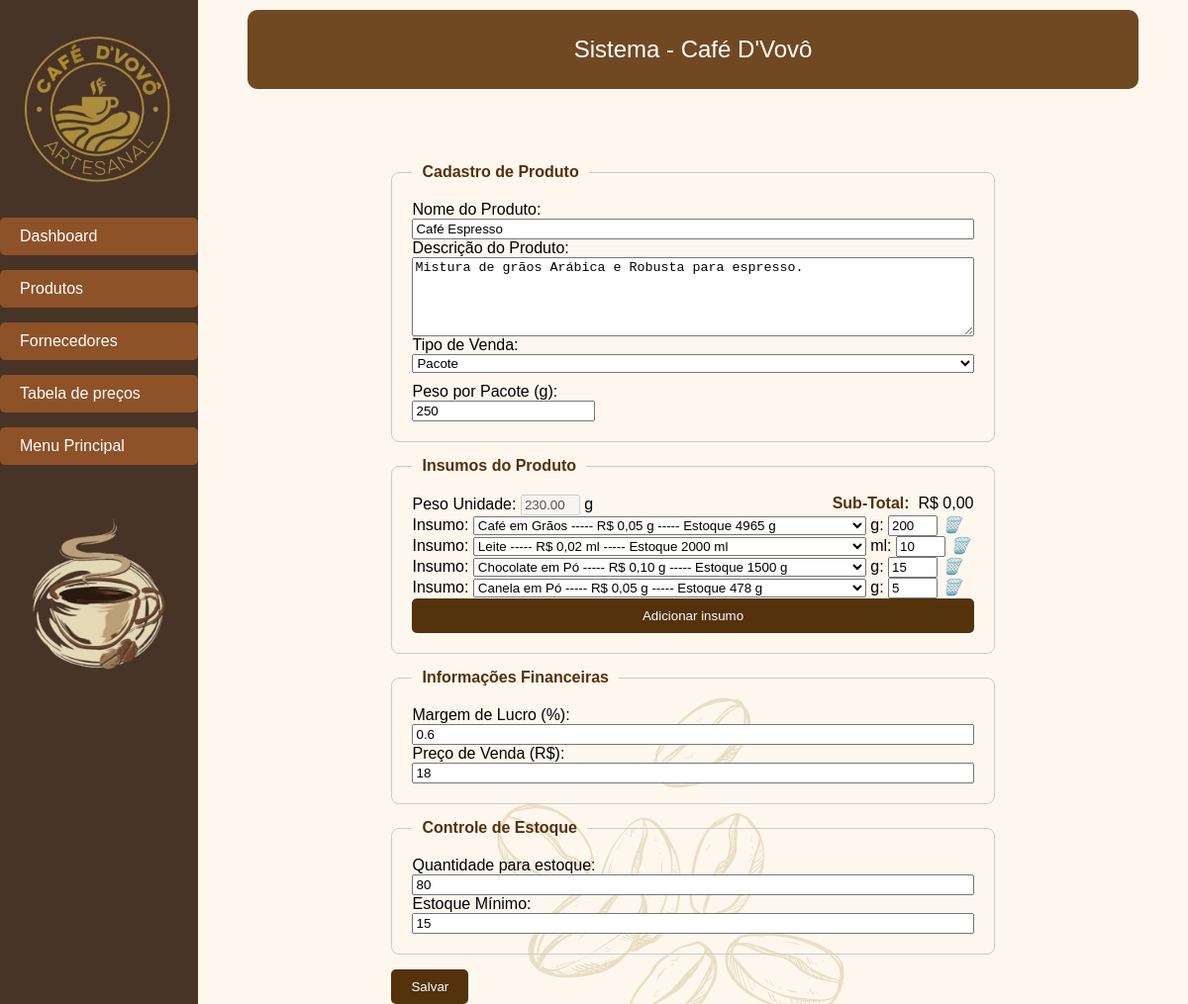
Page /public/cadastro-produtos/editar-produto/index.php?id=3 on the committed database.
### tables this page shows
CREATE TABLE `produto` (
  `produto_id` int(11) NOT NULL,
  `imagem` longblob NOT NULL,
  `tipo_imagem` varchar(255) NOT NULL,
  `nome` varchar(45) NOT NULL,
  `categoria` varchar(45) NOT NULL,
  `descricao` varchar(255) NOT NULL,
  `tipo` varchar(45) NOT NULL,
  `peso` float NOT NULL,
  `custo` float NOT NULL,
  `margem_lucro` float NOT NULL,
  `preco_venda` float NOT NULL,
  `estoque_atual` int(11) NOT NULL,
  `estoque_minimo` int(11) NOT NULL,
  `data_validade` varchar(45) NOT NULL,
  `data_cadastro` varchar(45) NOT NULL
);

CREATE TABLE `produto_insumo` (
  `produto_id` int(11) NOT NULL,
  `insumo_id` int(11) NOT NULL,
  `qntd_insumo` int(11) NOT NULL
);

CREATE TABLE `insumo` (
  `insumo_id` int(11) NOT NULL,
  `nome` varchar(45) NOT NULL,
  `unidade_medida` varchar(45) NOT NULL,
  `custo_unitario` float NOT NULL,
  `custo_total` float NOT NULL,
  `estoque_atual` int(11) NOT NULL,
  `data_validade` varchar(35) NOT NULL,
  `data_cadastro` varchar(45) NOT NULL
);

### public/cadastro-produtos/editar-produto/index.php (the view, shortened to what this page needs)
<!DOCTYPE html>
<html lang="pt-BR">
<head>
    <link rel="stylesheet" href="../../assets/css/main.css">
    <link rel="stylesheet" href="../../assets/css/cadastrar-produtos/forms-style.css">
    <link rel="stylesheet" href="../../assets/css/cadastrar-produtos/tabs-style.css">
    <link rel="stylesheet" href="../../assets/css/cadastrar-produtos/modal-style.css">
    <link rel="stylesheet" href="../../assets/css/cadastrar-produtos/confirmar-style.css">
</head>
<body>
    <?php
        include('../../../includes/produtos-sidebar.php');
        include('../../../includes/topbar.php');
        $produto_id = $_GET['id'];
        $conn = dbConnection();
        $sql = "SELECT * FROM produto WHERE produto_id = ?";
        $stmt_product = $conn->prepare($sql);
        $stmt_product->bind_param("i", $produto_id);
        $stmt_product->execute();
        $result_product = $stmt_product->get_result();
        $row_product = $result_product->fetch_assoc();
    ?>
    <main class="content">
        <form id="formulario-geral" method="post" action="../../../serverside/controllers/produtos/alterar-produto.php" enctype="multipart/form-data">
            <fieldset class="fieldset">
                <legend>Cadastro de Produto</legend>
                <label for="nome-produto">Nome do Produto:</label>
                <input type="text" name="nome-produto" id="nome-produto" value="<?php echo htmlspecialchars($row_product['nome']); ?>">
                <label for="descricao-produto">Descrição do Produto:</label>
                <textarea name="descricao-produto" id="descricao-produto"><?php echo htmlspecialchars($row_product['descricao']); ?></textarea>
                <label for="tipo-venda">Tipo de Venda:</label>
                <select name="tipo-venda" id="tipo-venda">
                    <option value="pacote" <?php echo ($row_product['tipo'] == 'pacote') ? 'selected' : ''; ?>>Pacote</option>
                </select>
                <div id="opcoes-pacote" class="tipo-venda-opcoes">
                    <label for="peso-por-pacote">Peso por Pacote (g):</label>
                    <input type="number" name="peso-por-pacote" id="peso-por-pacote" step="1" value="<?php echo $row_product['peso']; ?>">
                </div>
            </fieldset>
            <fieldset class="fieldset">
                <legend>Insumos do Produto</legend>
                <div class="div-insumo-pesototal-subtotal">
                    <div>
                        <label>Peso Unidade:</label>
                        <input style="width: 60px" type="text" id="peso-total" name="peso-total" disabled> g
                    </div>
                    <div>
                        <span id="span-subtotal">Sub-Total:&nbsp;</span>
                        <span id="span-subtotal-valor">R$ 0,00</span>
                    </div>
                </div>
                <div id="div-insumos">
                    <?php
                        $conn = dbConnection();
                        $sqlInsumos = "SELECT * FROM insumo";
                        $resultInsumos = $conn->query($sqlInsumos);
                        $insumosDisponiveis = [];
                        while ($rowInsumo = $resultInsumos->fetch_assoc()) {
                            $insumosDisponiveis[] = $rowInsumo;
                        }
                        $sqlProdutoInsumo = "SELECT pi.*, i.nome, i.unidade_medida, i.estoque_atual, i.custo_unitario
                                            FROM produto_insumo pi
                                            JOIN insumo i ON pi.insumo_id = i.insumo_id
                                            WHERE pi.produto_id = ?";
                        $stmt = $conn->prepare($sqlProdutoInsumo);
                        $stmt->bind_param("i", $produto_id);
                        if($stmt) {
                            $stmt->execute();
                            $result = $stmt->get_result();
                        }
                        $index = 0;
                        while ($row = $result->fetch_assoc()) { ?>
                            <div class="insumo" id="insumo-<?php echo $index; ?>">
                                <label for="insumo-<?php echo $row['insumo_id']; ?>">Insumo:</label>
                                <select style="width: 70%;" class="insumo-select" id="insumo" name="insumo[]">
                                    <?php foreach ($insumosDisponiveis as $insumo) { ?>
                                        <option value="<?php echo $insumo['insumo_id']; ?>" data-custo_unitario="<?php echo $row['custo_unitario']; ?>"
                                            <?php echo ($insumo['insumo_id'] == $row['insumo_id']) ? 'selected' : ''; ?>>
                                            <?php echo $insumo['nome'] ." ----- R$ ".number_format($insumo['custo_unitario'], 2, ',', '.')." ".$insumo['unidade_medida']." ----- Estoque ".$insumo['estoque_atual']." ".$insumo['unidade_medida']; ?>
                                        </option>
                                    <?php } ?>
                                </select>
                                <label for="quantidade-insumo-<?php echo $row['insumo_id']; ?>"><?php echo $row['unidade_medida']; ?>:</label>
                                <input class="insumo-qntd" type="number" name="qntd-insumo[]" value="<?php echo $row['qntd_insumo']; ?>" style="width: 50px;" step="1">
                                <i onclick="deleteInsumoDiv(this)" id="<?php echo $index; ?>" data-insumo-id = "<?php echo $row['insumo_id']; ?>" class="icon-delete">🗑️</i>
                            </div>
                    <?php
                        $index++;
                    } ?>
                </div>
                <button id="add-insumo" type="button" class="register-btn">Adicionar insumo</button>
            </fieldset>
            <fieldset class="fieldset">
                <legend>Informações Financeiras</legend>
                <label for="margem-lucro">Margem de Lucro (%):</label>
                <input type="text" name="margem-lucro" id="margem-lucro" value="<?php echo $row_product['margem_lucro']; ?>">
                <label for="preco-venda">Preço de Venda (R$):</label>
                <input type="text" name="preco-venda" id="preco-venda" value="<?php echo $row_product['preco_venda']; ?>">
            </fieldset>
            <fieldset class="fieldset">
                <legend>Controle de Estoque</legend>
                <label for="quantidade-estoque">Quantidade para estoque:</label>
                <input type="number" name="quantidade-para-estoque" id="quantidade-para-estoque" value="<?php echo $row_product['estoque_atual']; ?>">
                <label for="estoque-minimo">Estoque Mínimo:</label>
                <input type="number" name="estoque-minimo" id="estoque-minimo" value="<?php echo $row_product['estoque_minimo']; ?>">
            </fieldset>
            <button type="submit" class="register-btn">Salvar</button>
        </form>
    </main>
</body>
</html>

### public/assets/css/main.css (style rules this page uses)
* { box-sizing: border-box; margin: 0; }
body { display: grid; grid-template-columns: 200px 1fr; grid-template-rows: 90px 1fr; grid-template-areas: "sidebar header" "sidebar content"; height: 100vh; background-image: url(../images/fundo.png); font-family: Arial, Helvetica, sans-serif; gap: 10px 0; }
.topbar, .content { margin: 0 50px; }
.content { grid-area: content; }

### public/assets/css/cadastrar-produtos/forms-style.css (style rules this page uses)
.content { display: flex; flex-direction: column; align-items: center; height: auto; margin-top: 5%; }
.fieldset { display: flex; flex-direction: column; border: 1px solid #ccc; padding: 20px; margin: 15px 0; border-radius: 8px; min-width: 300px; }
.fieldset legend { font-weight: bold; color: #53320c; padding: 0 10px; }
textarea { resize: vertical; min-height: 80px; }
.tipo-venda-opcoes { display: flex; gap: 10px; align-items: center; margin-top: 10px; }
button.save, button.register-btn { padding: 10px 20px; background-color: #53320c; color: #fff; border: none; border-radius: 5px; cursor: pointer; transition: background-color 0.3s; }
.tipo-venda-opcoes { display: flex; flex-direction: column; align-items: flex-start; gap: 0px; animation: fadeEffect 1s; }
.div-insumo-pesototal-subtotal { display: flex; justify-content: space-between; }
#span-subtotal { font-weight: bold; color: #53320c; }

### rows in the picture
produto: nome-produto "Café Espresso", descricao-produto "Mistura de grãos Arábica e Robusta para espresso.", tipo-venda "Pacote", peso-por-pacote "250", margem-lucro "0.6", preco-venda "18", quantidade-para-estoque "80", estoque-minimo "15"
produto_insumo: insumo.nome "Café em Grãos ----- R$ 0,05 g ----- Estoque 4965 g", insumo.unidade_medida "g", qntd_insumo "200"
produto_insumo: insumo.nome "Leite ----- R$ 0,02 ml ----- Estoque 2000 ml", insumo.unidade_medida "ml", qntd_insumo "10"
produto_insumo: insumo.nome "Chocolate em Pó ----- R$ 0,10 g ----- Estoque 1500 g", insumo.unidade_medida "g", qntd_insumo "15"
produto_insumo: insumo.nome "Canela em Pó ----- R$ 0,05 g ----- Estoque 478 g", insumo.unidade_medida "g", qntd_insumo "5"
